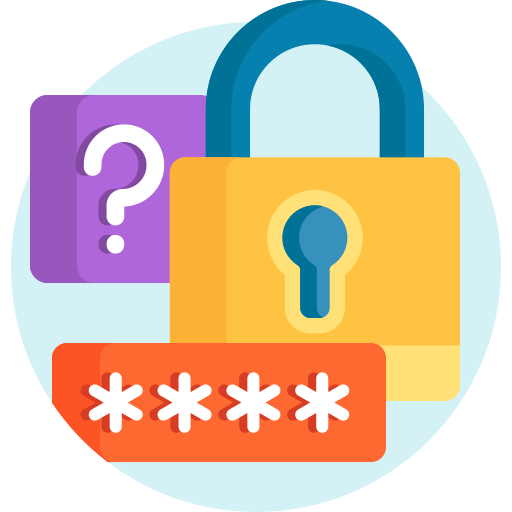
#> input picture uploads/forgot.png, 512 x 512 px
$ python decode_lsb.py forgot.png
#> lines starting #> are read from the running program, lines starting #| are printed output that depends on the picture
import sys
import chardet
from PIL import Image


def decode_image(image_path):
    # Open the encoded image and convert it to RGB format
#> called with image_path = 'forgot.png'
    image = Image.open(image_path).convert('RGB')
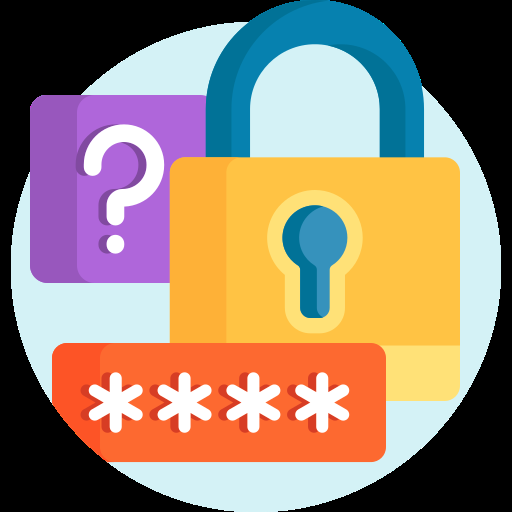
#> image: PIL image 512x512 RGB; mean R, G, B 152.2, 131.2, 114.6
    # Extract the binary message from the image
    binary_message = ''
    for y in range(image.height):
        for x in range(image.width):
            pixel = list(image.getpixel((x, y)))
            # Extract the least significant bit of each color channel
            for i in range(3):
                binary_message += str(pixel[i] & 1)
            # Check if the delimiter is present at the end of the message
            if binary_message[-16:] == '1111111111111110':
                # Remove the delimiter from the binary message
                binary_message = binary_message[:-16]
                # Convert the binary message to text
                message_bytes = [int(binary_message[i:i+8], 2) for i in range(0, len(binary_message), 8)]

                # Try decoding the message using different encodings
                encodings = ['utf-8', 'iso-8859-1', 'cp1252']
                for encoding in encodings:
                    try:
                        message = bytes(message_bytes).decode(encoding).rstrip('\0')
                        return message
                    except UnicodeDecodeError:
                        continue
                raise ValueError('Unable to decode message using any of the supported encodings.')
#> after the loop, encodings = ['utf-8', 'iso-8859-1', 'cp1252']; message_bytes = 24048 items

    # If the delimiter is not present, the message was not fully embedded
    raise ValueError('Message not found in the image.')

# Call the function and print the message
if __name__ == '__main__':
    decoded_message = decode_image(sys.argv[1])
    print(decoded_message)
